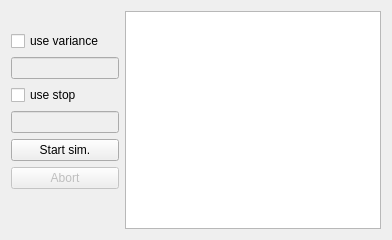
      <widget class="QWidget" name="para_sim_acc">
       <attribute name="title">
        <string>Step4b: sim3 --acc</string>
       </attribute>
       <layout class="QHBoxLayout" name="horizontalLayout_50">
        <item>
         <layout class="QVBoxLayout" name="verticalLayout_163">
          <property name="sizeConstraint">
           <enum>QLayout::SetFixedSize</enum>
          </property>
          <property name="topMargin">
           <number>20</number>
          </property>
          <item>
           <layout class="QVBoxLayout" name="verticalLayout_185">
            <property name="sizeConstraint">
             <enum>QLayout::SetFixedSize</enum>
            </property>
            <item>
             <widget class="QCheckBox" name="checkBox_sim3_4_var_2">
              <property name="sizePolicy">
               <sizepolicy hsizetype="Maximum" vsizetype="Fixed">
                <horstretch>0</horstretch>
                <verstretch>0</verstretch>
               </sizepolicy>
              </property>
              <property name="text">
               <string>use variance</string>
              </property>
             </widget>
            </item>
            <item>
             <widget class="QLineEdit" name="sim3_4_var_2">
              <property name="enabled">
               <bool>false</bool>
              </property>
              <property name="sizePolicy">
               <sizepolicy hsizetype="Maximum" vsizetype="Fixed">
                <horstretch>0</horstretch>
                <verstretch>0</verstretch>
               </sizepolicy>
              </property>
             </widget>
            </item>
            <item>
             <widget class="QCheckBox" name="checkBox_sim3_4_stop_2">
              <property name="enabled">
               <bool>true</bool>
              </property>
              <property name="sizePolicy">
               <sizepolicy hsizetype="Maximum" vsizetype="Fixed">
                <horstretch>0</horstretch>
                <verstretch>0</verstretch>
               </sizepolicy>
              </property>
              <property name="text">
               <string>use stop</string>
              </property>
             </widget>
            </item>
            <item>
             <widget class="QLineEdit" name="sim3_4_stop_2">
              <property name="enabled">
               <bool>false</bool>
              </property>
              <property name="sizePolicy">
               <sizepolicy hsizetype="Maximum" vsizetype="Fixed">
                <horstretch>0</horstretch>
                <verstretch>0</verstretch>
               </sizepolicy>
              </property>
             </widget>
            </item>
           </layout>
          </item>
          <item>
           <layout class="QVBoxLayout" name="verticalLayout_186">
            <property name="sizeConstraint">
             <enum>QLayout::SetFixedSize</enum>
            </property>
            <item>
             <widget class="QPushButton" name="pushButton_start_sim1_2">
              <property name="sizePolicy">
               <sizepolicy hsizetype="Preferred" vsizetype="Fixed">
                <horstretch>0</horstretch>
                <verstretch>0</verstretch>
               </sizepolicy>
              </property>
              <property name="text">
               <string>Start sim.</string>
              </property>
             </widget>
            </item>
            <item>
             <widget class="QPushButton" name="pushButton_abort_sim1_2">
              <property name="enabled">
               <bool>false</bool>
              </property>
              <property name="sizePolicy">
               <sizepolicy hsizetype="Preferred" vsizetype="Fixed">
                <horstretch>0</horstretch>
                <verstretch>0</verstretch>
               </sizepolicy>
              </property>
              <property name="text">
               <string>Abort</string>
              </property>
             </widget>
            </item>
            <item>
             <spacer name="verticalSpacer_20">
              <property name="orientation">
               <enum>Qt::Vertical</enum>
              </property>
              <property name="sizeHint" stdset="0">
               <size>
                <width>20</width>
                <height>40</height>
               </size>
              </property>
             </spacer>
            </item>
           </layout>
          </item>
         </layout>
        </item>
        <item>
         <widget class="QTextEdit" name="textOutput_sim1_2">
          <property name="undoRedoEnabled">
           <bool>false</bool>
          </property>
          <property name="overwriteMode">
           <bool>true</bool>
          </property>
         </widget>
        </item>
       </layout>
      </widget>
